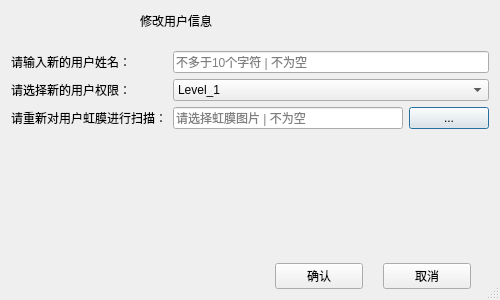
<?xml version="1.0" encoding="UTF-8"?>
<ui version="4.0">
 <class>Dialog_User_Change</class>
 <widget class="QDialog" name="Dialog_User_Change">
  <property name="geometry">
   <rect>
    <x>0</x>
    <y>0</y>
    <width>500</width>
    <height>300</height>
   </rect>
  </property>
  <property name="windowTitle">
   <string>Dialog</string>
  </property>
  <property name="styleSheet">
   <string notr="true"/>
  </property>
  <property name="sizeGripEnabled">
   <bool>true</bool>
  </property>
  <layout class="QVBoxLayout" name="verticalLayout">
   <property name="spacing">
    <number>0</number>
   </property>
   <property name="leftMargin">
    <number>1</number>
   </property>
   <property name="topMargin">
    <number>1</number>
   </property>
   <property name="rightMargin">
    <number>1</number>
   </property>
   <property name="bottomMargin">
    <number>1</number>
   </property>
   <item>
    <widget class="QWidget" name="widgetTitle" native="true">
     <property name="sizePolicy">
      <sizepolicy hsizetype="Preferred" vsizetype="Fixed">
       <horstretch>0</horstretch>
       <verstretch>0</verstretch>
      </sizepolicy>
     </property>
     <property name="minimumSize">
      <size>
       <width>0</width>
       <height>40</height>
      </size>
     </property>
     <property name="styleSheet">
      <string notr="true"/>
     </property>
     <layout class="QHBoxLayout" name="horizontalLayout_2">
      <property name="spacing">
       <number>0</number>
      </property>
      <property name="leftMargin">
       <number>15</number>
      </property>
      <property name="topMargin">
       <number>0</number>
      </property>
      <property name="rightMargin">
       <number>0</number>
      </property>
      <property name="bottomMargin">
       <number>0</number>
      </property>
      <item>
       <widget class="QLabel" name="labIco">
        <property name="sizePolicy">
         <sizepolicy hsizetype="Minimum" vsizetype="Preferred">
          <horstretch>0</horstretch>
          <verstretch>0</verstretch>
         </sizepolicy>
        </property>
        <property name="minimumSize">
         <size>
          <width>100</width>
          <height>0</height>
         </size>
        </property>
        <property name="styleSheet">
         <string notr="true"/>
        </property>
        <property name="text">
         <string/>
        </property>
        <property name="alignment">
         <set>Qt::AlignCenter</set>
        </property>
       </widget>
      </item>
      <item>
       <spacer name="horizontalSpacer">
        <property name="orientation">
         <enum>Qt::Horizontal</enum>
        </property>
        <property name="sizeType">
         <enum>QSizePolicy::Minimum</enum>
        </property>
        <property name="sizeHint" stdset="0">
         <size>
          <width>24</width>
          <height>20</height>
         </size>
        </property>
       </spacer>
      </item>
      <item>
       <widget class="QLabel" name="labTitle">
        <property name="sizePolicy">
         <sizepolicy hsizetype="Expanding" vsizetype="Preferred">
          <horstretch>0</horstretch>
          <verstretch>0</verstretch>
         </sizepolicy>
        </property>
        <property name="styleSheet">
         <string notr="true"/>
        </property>
        <property name="text">
         <string>修改用户信息</string>
        </property>
        <property name="alignment">
         <set>Qt::AlignLeading|Qt::AlignLeft|Qt::AlignVCenter</set>
        </property>
       </widget>
      </item>
      <item>
       <widget class="QWidget" name="widgetMenu" native="true">
        <property name="sizePolicy">
         <sizepolicy hsizetype="Minimum" vsizetype="Preferred">
          <horstretch>0</horstretch>
          <verstretch>0</verstretch>
         </sizepolicy>
        </property>
        <property name="styleSheet">
         <string notr="true"/>
        </property>
        <layout class="QHBoxLayout" name="horizontalLayout">
         <property name="spacing">
          <number>0</number>
         </property>
         <property name="leftMargin">
          <number>0</number>
         </property>
         <property name="topMargin">
          <number>0</number>
         </property>
         <property name="rightMargin">
          <number>0</number>
         </property>
         <property name="bottomMargin">
          <number>0</number>
         </property>
         <item>
          <widget class="QPushButton" name="btnMenu_Min">
           <property name="sizePolicy">
            <sizepolicy hsizetype="Minimum" vsizetype="Expanding">
             <horstretch>0</horstretch>
             <verstretch>0</verstretch>
            </sizepolicy>
           </property>
           <property name="minimumSize">
            <size>
             <width>35</width>
             <height>0</height>
            </size>
           </property>
           <property name="maximumSize">
            <size>
             <width>35</width>
             <height>16777215</height>
            </size>
           </property>
           <property name="cursor">
            <cursorShape>ArrowCursor</cursorShape>
           </property>
           <property name="focusPolicy">
            <enum>Qt::NoFocus</enum>
           </property>
           <property name="toolTip">
            <string>最小化</string>
           </property>
           <property name="text">
            <string/>
           </property>
           <property name="flat">
            <bool>true</bool>
           </property>
          </widget>
         </item>
         <item>
          <widget class="QPushButton" name="btnMenu_Max">
           <property name="sizePolicy">
            <sizepolicy hsizetype="Fixed" vsizetype="Expanding">
             <horstretch>0</horstretch>
             <verstretch>0</verstretch>
            </sizepolicy>
           </property>
           <property name="minimumSize">
            <size>
             <width>35</width>
             <height>0</height>
            </size>
           </property>
           <property name="maximumSize">
            <size>
             <width>35</width>
             <height>16777215</height>
            </size>
           </property>
           <property name="cursor">
            <cursorShape>ArrowCursor</cursorShape>
           </property>
           <property name="focusPolicy">
            <enum>Qt::NoFocus</enum>
           </property>
           <property name="toolTip">
            <string>最大化</string>
           </property>
           <property name="text">
            <string/>
           </property>
           <property name="flat">
            <bool>true</bool>
           </property>
          </widget>
         </item>
         <item>
          <widget class="QPushButton" name="btnMenu_Close">
           <property name="sizePolicy">
            <sizepolicy hsizetype="Fixed" vsizetype="Expanding">
             <horstretch>0</horstretch>
             <verstretch>0</verstretch>
            </sizepolicy>
           </property>
           <property name="minimumSize">
            <size>
             <width>35</width>
             <height>0</height>
            </size>
           </property>
           <property name="maximumSize">
            <size>
             <width>35</width>
             <height>16777215</height>
            </size>
           </property>
           <property name="cursor">
            <cursorShape>ArrowCursor</cursorShape>
           </property>
           <property name="focusPolicy">
            <enum>Qt::NoFocus</enum>
           </property>
           <property name="toolTip">
            <string>关闭</string>
           </property>
           <property name="text">
            <string/>
           </property>
           <property name="flat">
            <bool>true</bool>
           </property>
          </widget>
         </item>
        </layout>
       </widget>
      </item>
     </layout>
    </widget>
   </item>
   <item>
    <widget class="QWidget" name="widgetMain" native="true">
     <property name="styleSheet">
      <string notr="true"/>
     </property>
     <layout class="QGridLayout" name="gridLayout">
      <property name="leftMargin">
       <number>10</number>
      </property>
      <property name="topMargin">
       <number>10</number>
      </property>
      <property name="rightMargin">
       <number>10</number>
      </property>
      <property name="bottomMargin">
       <number>10</number>
      </property>
      <item row="1" column="0">
       <widget class="QLabel" name="label_user_authority">
        <property name="text">
         <string>请选择新的用户权限：</string>
        </property>
       </widget>
      </item>
      <item row="0" column="0">
       <widget class="QLabel" name="label_user_name">
        <property name="text">
         <string>请输入新的用户姓名：</string>
        </property>
       </widget>
      </item>
      <item row="3" column="0" colspan="3">
       <spacer name="verticalSpacer">
        <property name="orientation">
         <enum>Qt::Vertical</enum>
        </property>
        <property name="sizeHint" stdset="0">
         <size>
          <width>20</width>
          <height>40</height>
         </size>
        </property>
       </spacer>
      </item>
      <item row="2" column="1">
       <widget class="QLineEdit" name="lineEdit_iris">
        <property name="placeholderText">
         <string>请选择虹膜图片 | 不为空</string>
        </property>
       </widget>
      </item>
      <item row="0" column="1" colspan="2">
       <widget class="QLineEdit" name="lineEdit_user_name">
        <property name="placeholderText">
         <string>不多于10个字符 | 不为空</string>
        </property>
       </widget>
      </item>
      <item row="2" column="2">
       <widget class="QPushButton" name="pushButton_choose">
        <property name="text">
         <string>...</string>
        </property>
       </widget>
      </item>
      <item row="2" column="0">
       <widget class="QLabel" name="label_iris">
        <property name="text">
         <string>请重新对用户虹膜进行扫描：</string>
        </property>
       </widget>
      </item>
      <item row="1" column="1" colspan="2">
       <widget class="QComboBox" name="comboBox_user_authority">
        <item>
         <property name="text">
          <string>Level_1</string>
         </property>
        </item>
        <item>
         <property name="text">
          <string>Level_2</string>
         </property>
        </item>
        <item>
         <property name="text">
          <string>Level_3</string>
         </property>
        </item>
       </widget>
      </item>
      <item row="4" column="0" colspan="3">
       <widget class="QWidget" name="widgetButton" native="true">
        <layout class="QHBoxLayout" name="horizontalLayout_3" stretch="15,5,5,1">
         <property name="spacing">
          <number>20</number>
         </property>
         <property name="leftMargin">
          <number>0</number>
         </property>
         <property name="topMargin">
          <number>0</number>
         </property>
         <property name="rightMargin">
          <number>0</number>
         </property>
         <property name="bottomMargin">
          <number>0</number>
         </property>
         <item>
          <spacer name="horizontalSpacer_2">
           <property name="orientation">
            <enum>Qt::Horizontal</enum>
           </property>
           <property name="sizeHint" stdset="0">
            <size>
             <width>40</width>
             <height>20</height>
            </size>
           </property>
          </spacer>
         </item>
         <item>
          <widget class="QPushButton" name="pushButton_confirm">
           <property name="text">
            <string>确认</string>
           </property>
          </widget>
         </item>
         <item>
          <widget class="QPushButton" name="pushButton_cancel">
           <property name="text">
            <string>取消</string>
           </property>
          </widget>
         </item>
         <item>
          <spacer name="horizontalSpacer_3">
           <property name="orientation">
            <enum>Qt::Horizontal</enum>
           </property>
           <property name="sizeHint" stdset="0">
            <size>
             <width>40</width>
             <height>20</height>
            </size>
           </property>
          </spacer>
         </item>
        </layout>
       </widget>
      </item>
     </layout>
    </widget>
   </item>
  </layout>
 </widget>
 <resources/>
 <connections/>
</ui>
